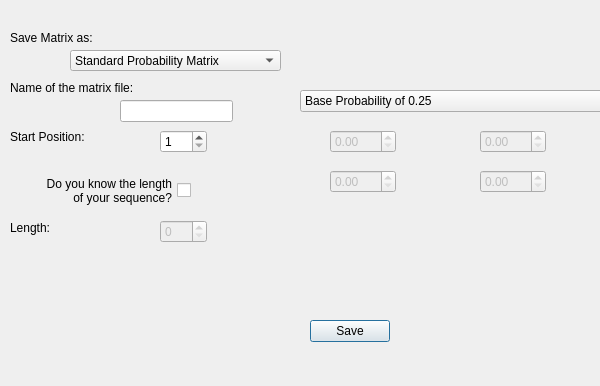
<?xml version="1.0" encoding="UTF-8"?>
<ui version="4.0">
 <class>askBaseProbability</class>
 <widget class="QDialog" name="askBaseProbability">
  <property name="geometry">
   <rect>
    <x>0</x>
    <y>0</y>
    <width>600</width>
    <height>386</height>
   </rect>
  </property>
  <property name="windowTitle">
   <string>Dialog</string>
  </property>
  <widget class="QComboBox" name="chooseBase">
   <property name="geometry">
    <rect>
     <x>300</x>
     <y>90</y>
     <width>341</width>
     <height>22</height>
    </rect>
   </property>
   <item>
    <property name="text">
     <string>Base Probability of 0.25</string>
    </property>
   </item>
   <item>
    <property name="text">
     <string>Base Probability calculated from the input sequence</string>
    </property>
   </item>
   <item>
    <property name="text">
     <string>Custom Base Probability</string>
    </property>
   </item>
  </widget>
  <widget class="QDoubleSpinBox" name="spinA">
   <property name="enabled">
    <bool>false</bool>
   </property>
   <property name="geometry">
    <rect>
     <x>330</x>
     <y>130</y>
     <width>66</width>
     <height>23</height>
    </rect>
   </property>
  </widget>
  <widget class="QDoubleSpinBox" name="spinC">
   <property name="enabled">
    <bool>false</bool>
   </property>
   <property name="geometry">
    <rect>
     <x>480</x>
     <y>170</y>
     <width>66</width>
     <height>23</height>
    </rect>
   </property>
  </widget>
  <widget class="QDoubleSpinBox" name="spinG">
   <property name="enabled">
    <bool>false</bool>
   </property>
   <property name="geometry">
    <rect>
     <x>330</x>
     <y>170</y>
     <width>66</width>
     <height>23</height>
    </rect>
   </property>
  </widget>
  <widget class="QDoubleSpinBox" name="spinT">
   <property name="enabled">
    <bool>false</bool>
   </property>
   <property name="geometry">
    <rect>
     <x>480</x>
     <y>130</y>
     <width>66</width>
     <height>23</height>
    </rect>
   </property>
  </widget>
  <widget class="QLineEdit" name="editFileName">
   <property name="geometry">
    <rect>
     <x>120</x>
     <y>100</y>
     <width>113</width>
     <height>22</height>
    </rect>
   </property>
  </widget>
  <widget class="QLabel" name="label">
   <property name="geometry">
    <rect>
     <x>10</x>
     <y>80</y>
     <width>151</width>
     <height>16</height>
    </rect>
   </property>
   <property name="text">
    <string>Name of the matrix file:</string>
   </property>
  </widget>
  <widget class="QLabel" name="label_2">
   <property name="geometry">
    <rect>
     <x>10</x>
     <y>30</y>
     <width>111</width>
     <height>16</height>
    </rect>
   </property>
   <property name="text">
    <string>Save Matrix as:</string>
   </property>
  </widget>
  <widget class="QComboBox" name="chooseMatrix">
   <property name="geometry">
    <rect>
     <x>70</x>
     <y>50</y>
     <width>211</width>
     <height>21</height>
    </rect>
   </property>
   <item>
    <property name="text">
     <string>Standard Probability Matrix</string>
    </property>
   </item>
   <item>
    <property name="text">
     <string>Normalized Probability Matrix</string>
    </property>
   </item>
   <item>
    <property name="text">
     <string>Standard Logarithmic Matrix</string>
    </property>
   </item>
   <item>
    <property name="text">
     <string>Normalized Logarithmic Matrix</string>
    </property>
   </item>
  </widget>
  <widget class="QPushButton" name="buttonSave">
   <property name="geometry">
    <rect>
     <x>310</x>
     <y>320</y>
     <width>80</width>
     <height>22</height>
    </rect>
   </property>
   <property name="text">
    <string>Save</string>
   </property>
  </widget>
  <widget class="QLabel" name="label_3">
   <property name="geometry">
    <rect>
     <x>10</x>
     <y>220</y>
     <width>141</width>
     <height>16</height>
    </rect>
   </property>
   <property name="text">
    <string>Length:</string>
   </property>
  </widget>
  <widget class="QSpinBox" name="intPosition">
   <property name="geometry">
    <rect>
     <x>160</x>
     <y>130</y>
     <width>47</width>
     <height>23</height>
    </rect>
   </property>
   <property name="minimum">
    <number>1</number>
   </property>
  </widget>
  <widget class="QLabel" name="label_4">
   <property name="geometry">
    <rect>
     <x>10</x>
     <y>127</y>
     <width>141</width>
     <height>20</height>
    </rect>
   </property>
   <property name="text">
    <string>Start Position:</string>
   </property>
  </widget>
  <widget class="QSpinBox" name="intLength">
   <property name="enabled">
    <bool>false</bool>
   </property>
   <property name="geometry">
    <rect>
     <x>160</x>
     <y>220</y>
     <width>47</width>
     <height>23</height>
    </rect>
   </property>
  </widget>
  <widget class="QCheckBox" name="checkBox">
   <property name="geometry">
    <rect>
     <x>10</x>
     <y>160</y>
     <width>181</width>
     <height>61</height>
    </rect>
   </property>
   <property name="layoutDirection">
    <enum>Qt::RightToLeft</enum>
   </property>
   <property name="text">
    <string>Do you know the length 
 of your sequence?</string>
   </property>
  </widget>
 </widget>
 <resources/>
 <connections/>
</ui>
